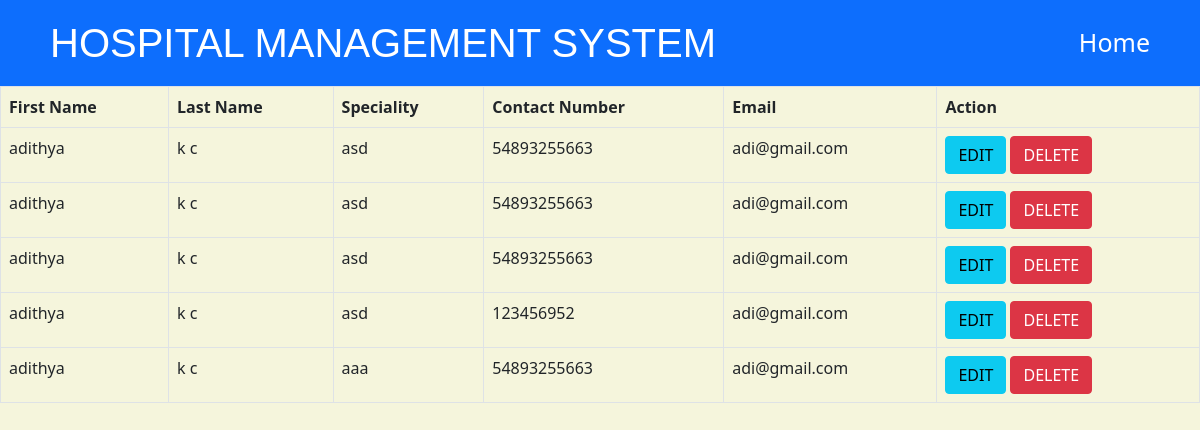
/DoctorsList, run on the app's committed database.
### hospitalmanagementapp/models.py (models this page shows)
class DoctorDetailsModel(models.Model):
    first_name = models.CharField(max_length=100)
    last_name = models.CharField(max_length=100)
    speciality = models.CharField(max_length=100)
    contact_number = models.CharField(max_length=15)
    email = models.EmailField()

### hospitalmanagementapp/views.py (the view)
# urls.py: path('DoctorsList',views.ListDoctorsView.as_view(),name='DoctorsList'),
class ListDoctorsView(ListView):
    model = DoctorDetailsModel
    template_name = 'doctor_list.html'
    context_object_name = "datakey"

### hospitalmanagementapp/templates/doctor_list.html (shortened to what this page needs)
{% load static %}
<!DOCTYPE html>
<html lang="en">
<head>
    <link href="https://cdn.jsdelivr.net/npm/bootstrap@5.0.2/dist/css/bootstrap.min.css" rel="stylesheet"
>
    <link rel="stylesheet" href="{% static 'home.css' %}">
</head>
<body>
    <header>
        <nav class="navbar navbar-expand-lg navbar-dark bg-primary">
            <a class="navbar-brand me-auto" href="#" style="padding-left: 50px;">HOSPITAL MANAGEMENT SYSTEM</a>
            <a class="nav-item ms-auto" href="{% url 'Home' %}" style="color: white;text-decoration: none;padding-right: 50px; font-size: 25px;">Home</a>
        </nav>
    </header>
    <table class="table table-bordered">
        <tr>
            <th>First Name</th>
            <th>Last Name</th>
            <th>Speciality</th>
            <th>Contact Number</th>
            <th>Email</th>
            <th>Action</th>
        </tr>
        {% for i in datakey %}
        <tr>
            <td>{{i.first_name}}</td>
            <td>{{i.last_name}}</td>
            <td>{{i.speciality}}</td>
            <td>{{i.contact_number}}</td>
            <td>{{i.email}}</td>
            <td>
                <a href="{% url 'DoctorEdit' i.id %}" class="btn btn-info">EDIT</a>
                <a href="{% url 'DoctorDelete' i.id %}" class="btn btn-danger">DELETE</a>
            </td>
        </tr>
        {% endfor %}
    </table>
</body>
</html>

### hospitalmanagementapp/static/home.css (style rules this page uses)
nav .navbar-brand { font-size: 40px; font-family: sans-serif; }
body { background-color: beige; }

### data on the page
DoctorDetailsModel: first_name "adithya", last_name "k c", speciality "asd", contact_number "54893255663", email "adi@gmail.com"
DoctorDetailsModel: first_name "adithya", last_name "k c", speciality "asd", contact_number "54893255663", email "adi@gmail.com"
DoctorDetailsModel: first_name "adithya", last_name "k c", speciality "asd", contact_number "54893255663", email "adi@gmail.com"
DoctorDetailsModel: first_name "adithya", last_name "k c", speciality "asd", contact_number "123456952", email "adi@gmail.com"
DoctorDetailsModel: first_name "adithya", last_name "k c", speciality "aaa", contact_number "54893255663", email "adi@gmail.com"
